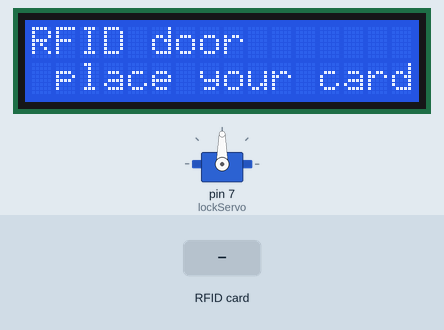
The sketch below on a simulated Arduino Uno, built with avr-gcc and run on an emulated ATmega328P. On the bench: 16×2 character LCD, servo. The test bench sets the inputs (shaded band).

Above: at 1.3 s.
1.4 s: RFID card F3 DE 97 A9 held to the reader
At 2.1 s:
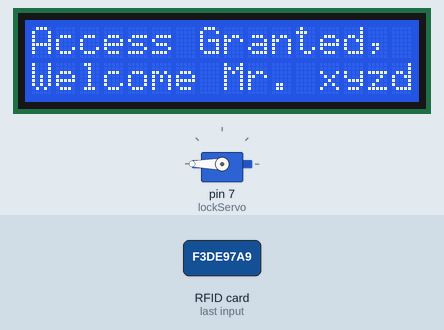
4.4 s: RFID card 5E 7A 19 C4 held to the reader
At 6.1 s:
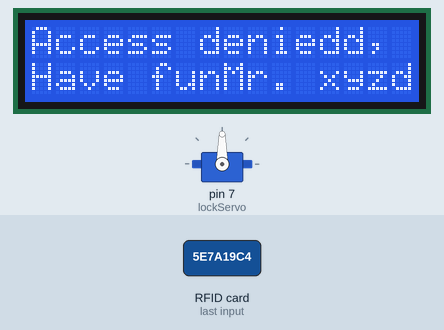
6.9 s: RFID card F3 DE 97 A9 held to the reader
At 10.9 s:
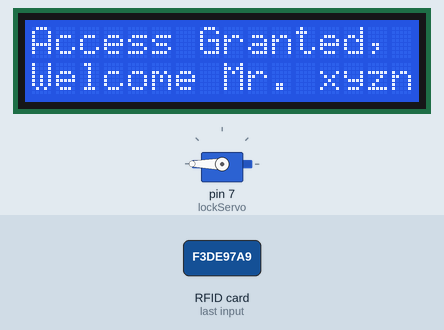
12.9 s: RFID card 5E 7A 19 C4 held to the reader
At 14.8 s:
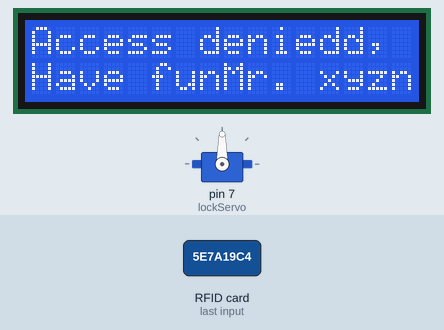
Timing chart, 0 to 16.3 s (numbered marks = the images above; inputs shaded):
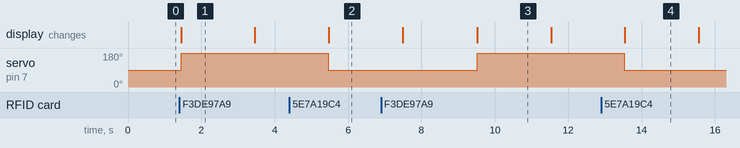

Measured:
- after the input at 1.4 s, servo on pin 7 (lockServo): 90° → 180° after 0.05 s; the display: changes after 0.05 s (image 1)
- after the input at 4.4 s, the display: changes after 1.1 s (image 2)
- after the input at 6.9 s, servo on pin 7 (lockServo): 90° → 180° after 2.6 s; the display: first differs from a run without the input after 2.6 s (image 3)
- after the input at 12.9 s, the display: changes after 0.65 s (image 4)
- what the display in image 1 shows lasts 2.1 s, from 1.4 s to 3.5 s

The sketch:

RFID_door.ino
```cpp
#include <SPI.h>
#include <Servo.h>
#include <MFRC522.h>
#include <LiquidCrystal_I2C.h>

const int SS_PIN = 10;
const int RST_PIN = 9;
const int LOCK_POS = 90;
const int UNLOCK_POS = 180;

MFRC522 mfrc522(SS_PIN, RST_PIN);
LiquidCrystal_I2C lcd(0x27, 16, 2);
Servo lockServo;

void displayLCDMessage(int row, int col, const char* message) {
  lcd.setCursor(col, row);
  lcd.print(message);
}

void setup() {
  Serial.begin(9600);
  SPI.begin();
  mfrc522.PCD_Init();
  lcd.init();
  lcd.backlight();
  lockServo.attach(7);
  lockServo.write(LOCK_POS);
  displayLCDMessage(0, 0, "RFID door");
  displayLCDMessage(1, 1, "place your card");
}

void loop() {
  if (mfrc522.PICC_IsNewCardPresent() && mfrc522.PICC_ReadCardSerial()) {
    String content = "";
    for (byte i = 0; i < mfrc522.uid.size; i++) {
       content.concat(String(mfrc522.uid.uidByte[i], HEX));
       content.concat(" ");
    }
    content.toUpperCase();
    if (content == "F3 DE 97 A9 ") {
      displayLCDMessage(0, 0, "Access Granted,");
      displayLCDMessage(1, 0, "Welcome Mr. xyz");
      lockServo.write(UNLOCK_POS);
      delay(2000);
      displayLCDMessage(1, 0, "Have fun");
      delay(2000);
      lockServo.write(LOCK_POS);
    } else {
      displayLCDMessage(0, 0, "Access denied");
      delay(2000);
      displayLCDMessage(1, 0, "Please try again");
      delay(2000);
    }
  }
}
```
